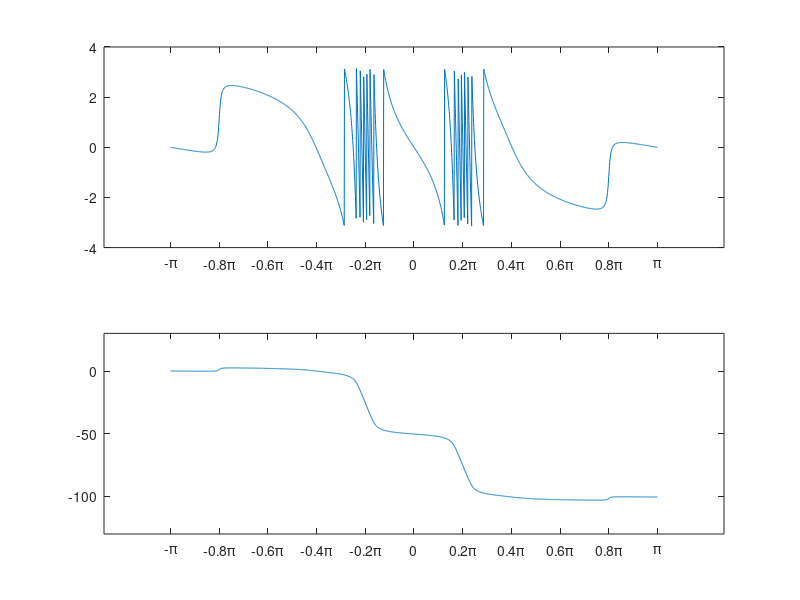
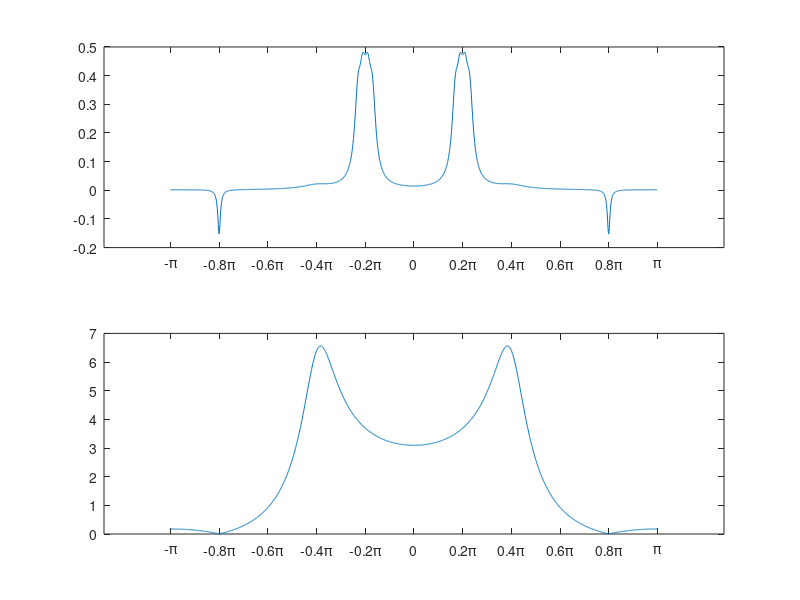
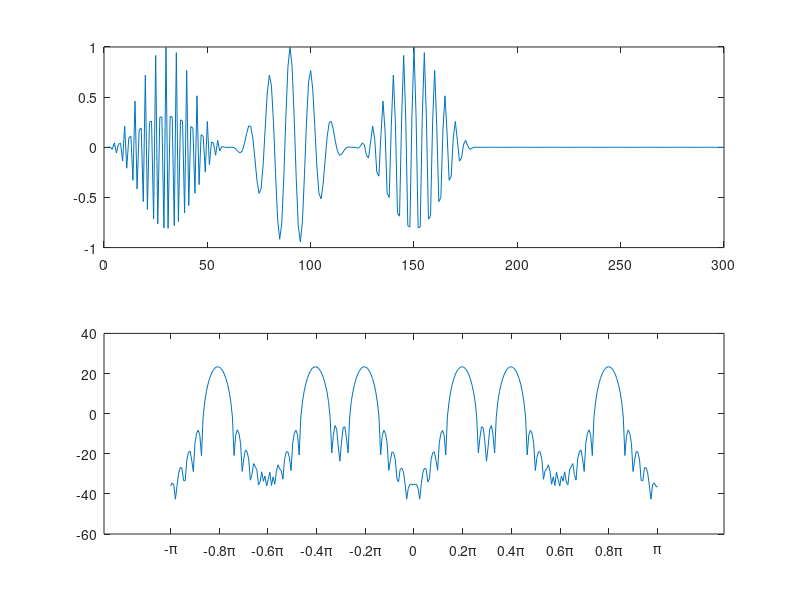

Source code (MATLAB) for these figures, in order:
clear;
close all;
N = 2000;
w = linspace(-1*pi, pi, N);

%% Implement function
z = exp(1i*w);
zp = z.^-1;

qa = 0.98*exp(1i*0.8*pi);
qb = 0.98*exp(-1i*0.8*pi);
pa = 0.8*exp(1i*0.4*pi);
pb = 0.8*exp(-1i*0.4*pi);

H1 = (1-qa*zp).*(1-qb*zp)./((1-pa*zp).*(1-pb*zp));

H2 = ones(1, N);
for k = 1:4
    ck = 0.95*exp(1i*(0.15*pi+0.02*k*pi));
    ckp = conj(ck);
    H2 = H2.*(((ckp-zp).*(ck-zp)./((1-ck*zp).*(1-ckp*zp))).^2);
end

%% ARG
H = H1.*H2;
ARG = angle(H);
figure(1);
subplot(2,1,1);
plot(w,ARG);  
set(gca,'XTick',-pi:0.2*pi:pi);
set(gca,'XTickLabel',{'-\pi','-0.8\pi','-0.6\pi','-0.4\pi','-0.2\pi', ...
                        '0','0.2\pi','0.4\pi','0.6\pi','0.8\pi','\pi'});
%% arg
arg = ARG;
step = 0;
interval = 2*pi/N;
thres = 1000;
for i=2:N
    slope = (ARG(i)-ARG(i-1))/interval;
    if(slope > thres)
        if(slope > 0)
            step = step - 1;
        elseif(slope < 0)
            step = step + 1;
        end
    end
    arg(i) = step*2*pi+arg(i);
end
subplot(2,1,2);
plot(w,arg);
ylim([-130,30]);
set(gca,'XTick',-pi:0.2*pi:pi);
set(gca,'XTickLabel',{'-\pi','-0.8\pi','-0.6\pi','-0.4\pi','-0.2\pi', ...
                        '0','0.2\pi','0.4\pi','0.6\pi','0.8\pi','\pi'});
%% grd
grd = -diff(arg);
figure(2);
subplot(2,1,1);
plot(w(1:N-1),grd);
set(gca,'XTick',-pi:0.2*pi:pi);
set(gca,'XTickLabel',{'-\pi','-0.8\pi','-0.6\pi','-0.4\pi','-0.2\pi', ...
                        '0','0.2\pi','0.4\pi','0.6\pi','0.8\pi','\pi'});

%% Magintude
magR = abs(H);
subplot(2,1,2);
plot(w,magR);
set(gca,'XTick',-pi:0.2*pi:pi);
set(gca,'XTickLabel',{'-\pi','-0.8\pi','-0.6\pi','-0.4\pi','-0.2\pi', ...
                        '0','0.2\pi','0.4\pi','0.6\pi','0.8\pi','\pi'});
%% Make wave
n = 1:60;
hamm = hanning(60)';
x1 = hamm.*cos(0.8*pi*n);
x2 = hamm.*cos(0.2*pi*n);
x3 = hamm.*cos(0.4*pi*n);
x4 = zeros(1,120);
x = cat(2,x1,x2,x3,x4);

figure(3);
subplot(2,1,1);
plot(x);
%% DTFT
K =300; % For total 300 point
F = zeros(1,K);

for n=1:K
    tmp = 0;
    for k=1:K
        tmp = tmp + x(k) * exp(-1i*2*pi*n*k/K);
    end
    F(n) = 20*log10(abs(tmp));
end

% Flip spectrogram
F_tmp(1:150) = F(151:300);
F_tmp(151:300) = F(1:150);
F = F_tmp;
w = linspace(-1*pi, pi, K);

subplot(2,1,2);
plot(w,F);
set(gca,'XTick',-pi:0.2*pi:pi);
set(gca,'XTickLabel',{'-\pi','-0.8\pi','-0.6\pi','-0.4\pi','-0.2\pi', ...
                        '0','0.2\pi','0.4\pi','0.6\pi','0.8\pi','\pi'});